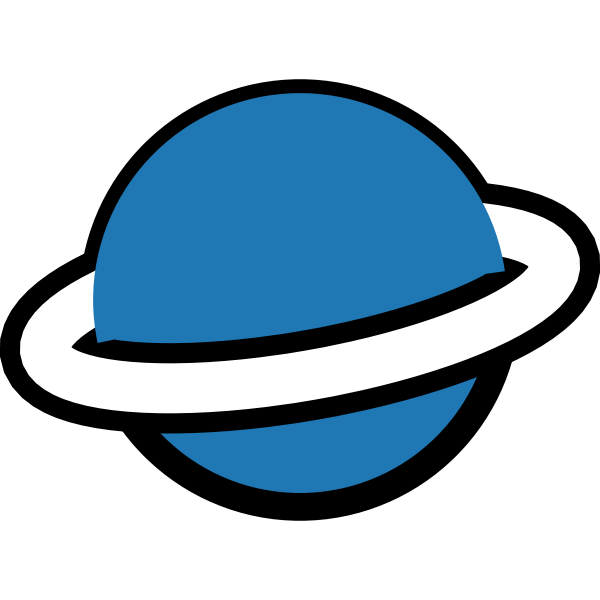

Recreate this plot in Python.
from PIL import Image, ImageTk
try:
    planet_icon = Image.open(r"icons\planet_icon.png")
except:
    import matplotlib as mpl
    import matplotlib.pyplot as plt
    import numpy as np
    mpl.style.use("fast")

    """
        You can find the planet icon as a foto below.
        It is named: planet_icon
        """

    fig  = plt.figure(figsize=(6, 6))
    ax = fig.add_subplot()
    lim = -8.7, 8.7
    ax.set(xlim = lim, ylim = lim)
    patch2 = mpl.patches.Circle([0,0], 6, fill = True, edgecolor = "black",
                                linewidth=20)
    patch = mpl.patches.Arc([0,-0.2], 15, 4, angle =10, theta1 = 165 ,theta2 = 14.5,
                            fill = False, edgecolor = "black", linewidth = 65)
    patch3 = mpl.patches.Arc([0,-0.2], 15, 4, angle =10, theta1 = 165 ,theta2 = 14.5,
                            fill = False, edgecolor = "white", linewidth = 36)
    wed = mpl.patches.Wedge([0,0], 6, theta1 = 8, theta2 = 192,
                             zorder=2)
    ax.add_patch(wed)
    ax.add_patch(patch2)
    ax.add_patch(patch)
    ax.add_patch(patch3)
    try:
        from icons.img_pack import get_img_from_ax
    except:
        from img_pack import get_img_from_ax
    size = (200, 200)
    img = get_img_from_ax(ax, size)

    if __name__ == "__main__":
        import tkinter as tk
        img2 = Image.open("planet.png").resize(size)
        window = tk.Tk()
        window.geometry("500x500")
        img = ImageTk.PhotoImage(img)
        img2 = ImageTk.PhotoImage(img2)
        label = tk.Label(window)
        label.config(image=img)
        label.place(x=0, y=0)
        label2 = tk.Label(window)
        label2.config(image=img2)
        label2.place(x=250, y=0) 
        window.mainloop()


    """Below you can find the icon"""
    planet_icon = img.copy()
    planet_icon.save(r"icons\planet_icon.png", "PNG")
